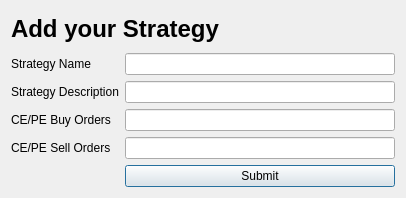
<?xml version="1.0" encoding="UTF-8"?>
<ui version="4.0">
 <class>AddStrategy</class>
 <widget class="QDialog" name="AddStrategy">
  <property name="geometry">
   <rect>
    <x>0</x>
    <y>0</y>
    <width>406</width>
    <height>198</height>
   </rect>
  </property>
  <property name="windowTitle">
   <string>Create Strategy</string>
  </property>
  <layout class="QGridLayout" name="gridLayout">
   <item row="2" column="0">
    <widget class="QLabel" name="label_3">
     <property name="text">
      <string>Strategy Description</string>
     </property>
    </widget>
   </item>
   <item row="4" column="1">
    <widget class="QLineEdit" name="sell"/>
   </item>
   <item row="1" column="1">
    <widget class="QLineEdit" name="strategyName"/>
   </item>
   <item row="0" column="0" colspan="2">
    <widget class="QLabel" name="label">
     <property name="text">
      <string>&lt;html&gt;&lt;head/&gt;&lt;body&gt;&lt;p&gt;&lt;span style=&quot; font-size:18pt; font-weight:700;&quot;&gt;Add your Strategy&lt;/span&gt;&lt;/p&gt;&lt;/body&gt;&lt;/html&gt;</string>
     </property>
    </widget>
   </item>
   <item row="1" column="0">
    <widget class="QLabel" name="label_2">
     <property name="text">
      <string>Strategy Name</string>
     </property>
    </widget>
   </item>
   <item row="3" column="1">
    <widget class="QLineEdit" name="buy"/>
   </item>
   <item row="3" column="0">
    <widget class="QLabel" name="label_4">
     <property name="text">
      <string>CE/PE Buy Orders</string>
     </property>
    </widget>
   </item>
   <item row="4" column="0">
    <widget class="QLabel" name="label_5">
     <property name="text">
      <string>CE/PE Sell Orders</string>
     </property>
    </widget>
   </item>
   <item row="2" column="1">
    <widget class="QLineEdit" name="strategyDesc"/>
   </item>
   <item row="5" column="1">
    <widget class="QPushButton" name="submit">
     <property name="text">
      <string>Submit</string>
     </property>
    </widget>
   </item>
  </layout>
 </widget>
 <tabstops>
  <tabstop>strategyName</tabstop>
  <tabstop>strategyDesc</tabstop>
  <tabstop>buy</tabstop>
  <tabstop>sell</tabstop>
  <tabstop>submit</tabstop>
 </tabstops>
 <resources/>
 <connections/>
</ui>
